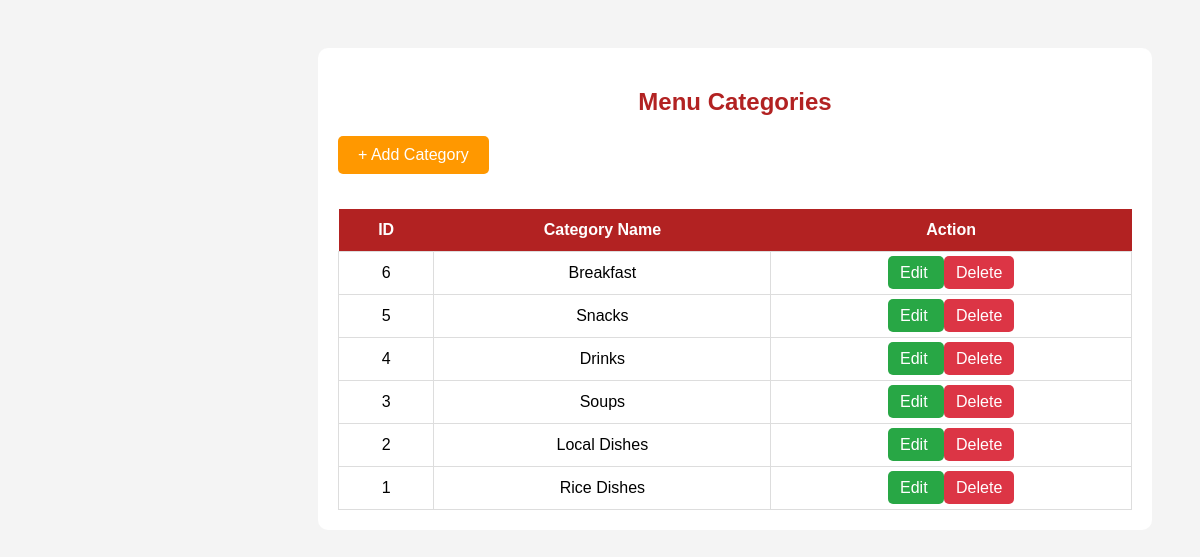
The page /view-categories.php on the database its author committed.
### tables this page shows
CREATE TABLE `menu_categories` (
  `id` int(11) NOT NULL,
  `category_name` varchar(150) NOT NULL,
  `created_at` timestamp NOT NULL DEFAULT current_timestamp()
);

### view-categories.php (the view, shortened to what this page needs)
<?php
include '../config/database.php';
$result = mysqli_query(
    $conn,
    "SELECT * FROM menu_categories ORDER BY id DESC"
);
?>
<!DOCTYPE html>
<html>
<head>
</head>
<body>
<div class="main-content">
<div class="container">
<h2>Menu Categories</h2>
<a href="add-category.php"
   class="add-btn">
   + Add Category
</a>
<table>
<tr>
<th>ID</th>
<th>Category Name</th>
<th>Action</th>
</tr>
<?php while($row = mysqli_fetch_assoc($result)) { ?>
<tr>
<td><?php echo $row['id']; ?></td>
<td><?php echo $row['category_name']; ?></td>
<td>
<a href="edit-category.php?id=<?php echo $row['id']; ?>"
   class="edit-btn">
   Edit
</a>
<a href="delete-category.php?id=<?php echo $row['id']; ?>"
   class="delete-btn"
   onclick="return confirm('Delete this category?');">
   Delete
</a>
</td>
</tr>
<?php } ?>
</table>
</div>
</div>
</body>
</html>

### view-categories.php (style rules this page uses)
.main-content { margin-left:270px; padding:20px; }
body { font-family:Arial; background:#f4f4f4; padding:20px; }
.container { max-width:1000px; margin:auto; background:white; padding:20px; border-radius:10px; }
h2 { text-align:center; color:#b22222; }
table { width:100%; border-collapse:collapse; margin-top:20px; }
th { background:#b22222; color:white; padding:12px; }
td { border:1px solid #ddd; padding:12px; text-align:center; }
.edit-btn { background:#28a745; color:white; padding:8px 12px; text-decoration:none; border-radius:5px; }
.delete-btn { background:#dc3545; color:white; padding:8px 12px; text-decoration:none; border-radius:5px; }
.add-btn { display:inline-block; margin-bottom:15px; background:#ff9800; color:white; padding:10px 20px; text-decoration:none; border-radius:5px; }

### rows shown on the page
menu_categories: id "6", category_name "Breakfast"
menu_categories: id "5", category_name "Snacks"
menu_categories: id "4", category_name "Drinks"
menu_categories: id "3", category_name "Soups"
menu_categories: id "2", category_name "Local Dishes"
menu_categories: id "1", category_name "Rice Dishes"
